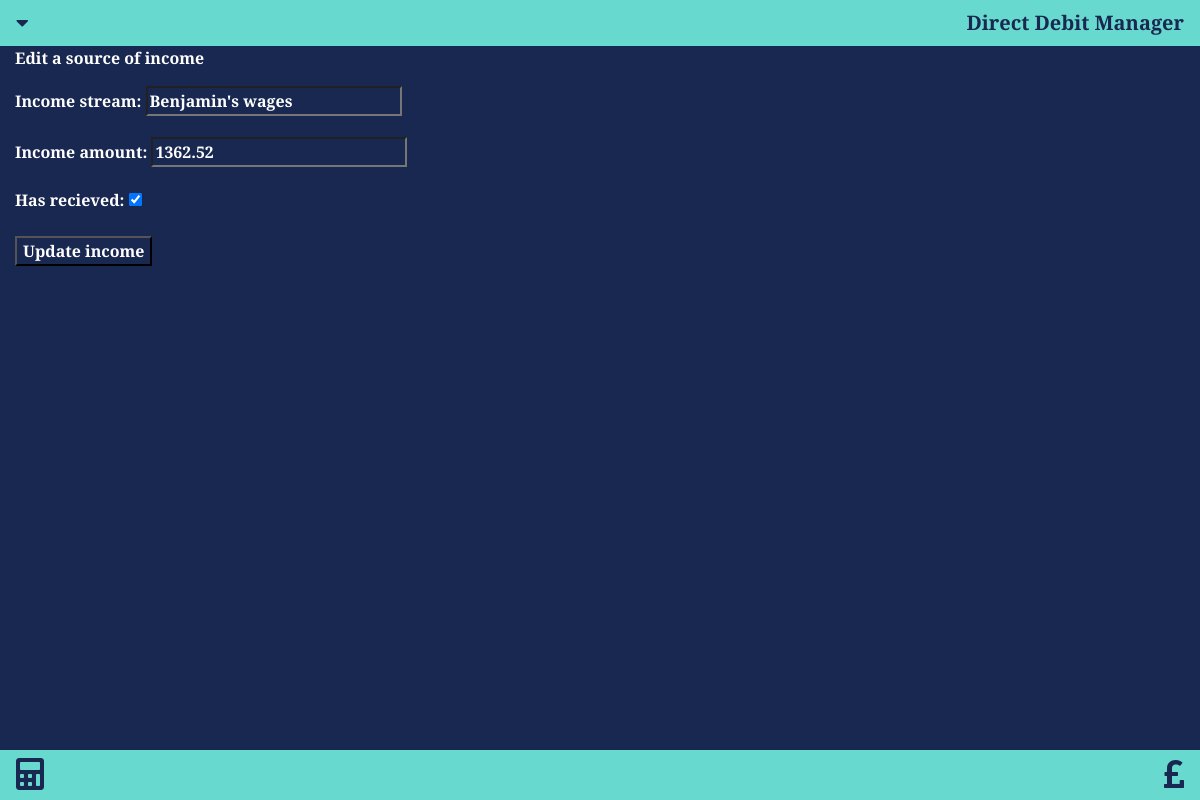
The app's page /edit_income/1, older data.
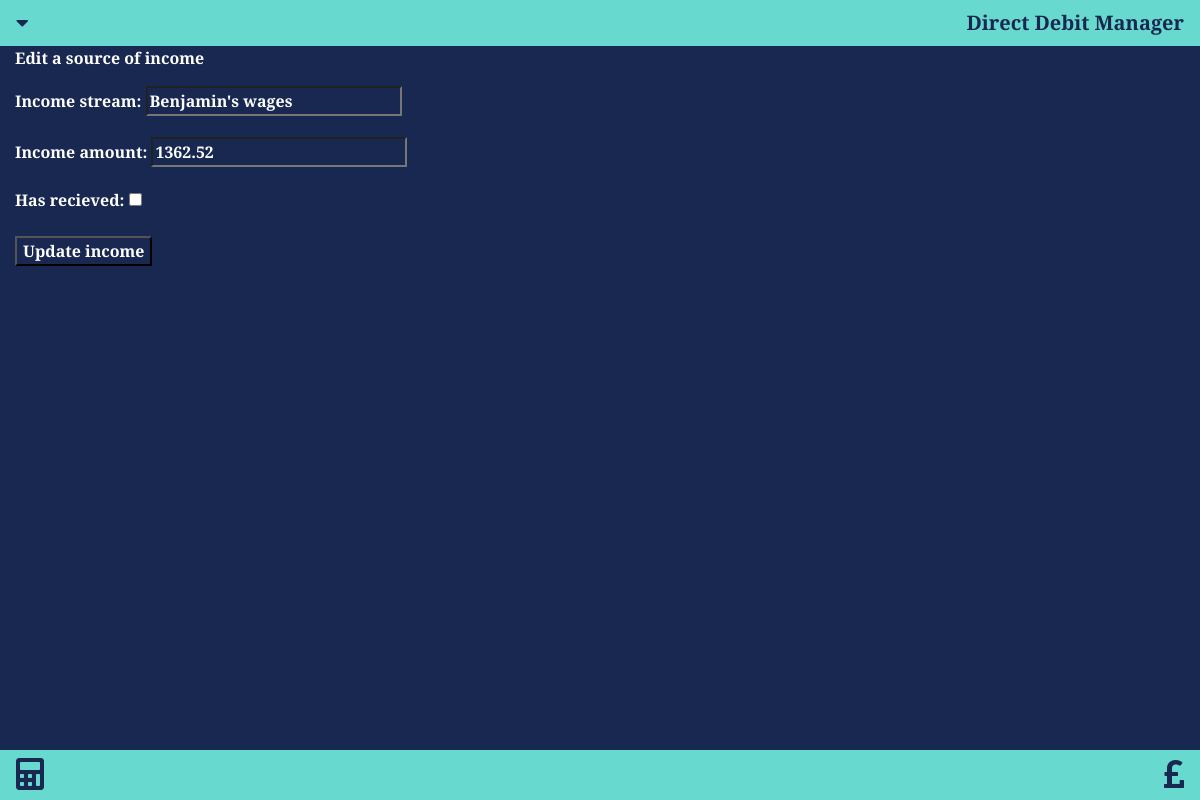
The same page, newer data.
### monthly_budget/models.py (models this page shows, shortened)
class Income(models.Model):
    income_stream = models.CharField(max_length=50, null=False, blank=False)
    income_amount = models.DecimalField(max_digits=6, decimal_places=2, null=False, blank=False)
    has_recieved = models.BooleanField(null=False, blank=False, default=True)

### monthly_budget/views.py (the view)
# urls.py: path('edit_income/<income_id>', views.edit_income, name='edit_income'),
def edit_income(request, income_id):
    incomeItem = get_object_or_404(Income, id=income_id)
    if request.method == 'POST':
        incomeForm = IncomeForm(request.POST, instance=incomeItem)
        if incomeForm.is_valid():
            incomeForm.save()
            return redirect('get_monthly_income_list')
    editIncomeForm = IncomeForm(instance=incomeItem)
    payments = Payment.objects.all().order_by('payment_date')
    incomes = Income.objects.all()
    balances = Balance.objects.all()
    sumOfPayments = payments.aggregate(Sum('instalment_amount'))['instalment_amount__sum']
    sumOfIncome = incomes.aggregate(Sum('income_amount'))['income_amount__sum']
    remainingMonthlyPaymentsTotal = payments.filter(has_paid=False).aggregate(Sum('instalment_amount'))['instalment_amount__sum']
    remainingMonthlyPaymentsJoint = payments.filter(has_paid=False, payment_account='Starling (Joint)').aggregate(Sum('instalment_amount'))['instalment_amount__sum']
    remainingMonthlyPaymentsBen = payments.filter(has_paid=False, payment_account='Starling (Ben personal)').aggregate(Sum('instalment_amount'))['instalment_amount__sum']
    differenceBetweenIncomeAndPayments = sumOfIncome - sumOfPayments
    jointAccountBalance = balances.aggregate(Sum('joint_account_balance'))['joint_account_balance__sum']
    personalAccountBalance = balances.aggregate(Sum('personal_account_balance'))['personal_account_balance__sum']
    jointAccountRequirement = jointAccountBalance - remainingMonthlyPaymentsJoint
    personalAccountRequirement = personalAccountBalance - remainingMonthlyPaymentsBen
    context = {
        'payments': payments,
        'balances': balances,
        'incomes': incomes,
        'sumOfPayments': sumOfPayments,
        'sumOfIncome': sumOfIncome,
        'personalAccountRequirement': personalAccountRequirement,
        'jointAccountRequirement': jointAccountRequirement,
        'differenceBetweenIncomeAndPayments': differenceBetweenIncomeAndPayments,
        'remainingMonthlyPaymentsTotal': remainingMonthlyPaymentsTotal,
        'remainingMonthlyPaymentsJoint': remainingMonthlyPaymentsJoint,
        'remainingMonthlyPaymentsBen': remainingMonthlyPaymentsBen,
        'editIncomeForm': editIncomeForm
    }
    return render(request, 'monthly_budget/edit_income.html', context)

### monthly_budget/forms.py
class IncomeForm(forms.ModelForm):
    class Meta:
        model = Income
        fields = ['income_stream',
                  'income_amount',
                  'has_recieved']

### monthly_budget/templates/monthly_budget/edit_income.html (shortened to what this page needs)
{% extends "base.html" %}
{% block content %}
    <p>Edit a source of income</p>
    <form method="POST">
        {{ editIncomeForm.as_p }}
        <div class="">
            <p>
                <button type="submit">Update income</button>
            </p>
        </div>
    </form>
{% endblock %}

Row changes from the older to the newer data that the page shows:
changed Income "Benjamin's wages": has_recieved "☑" → "☐"
